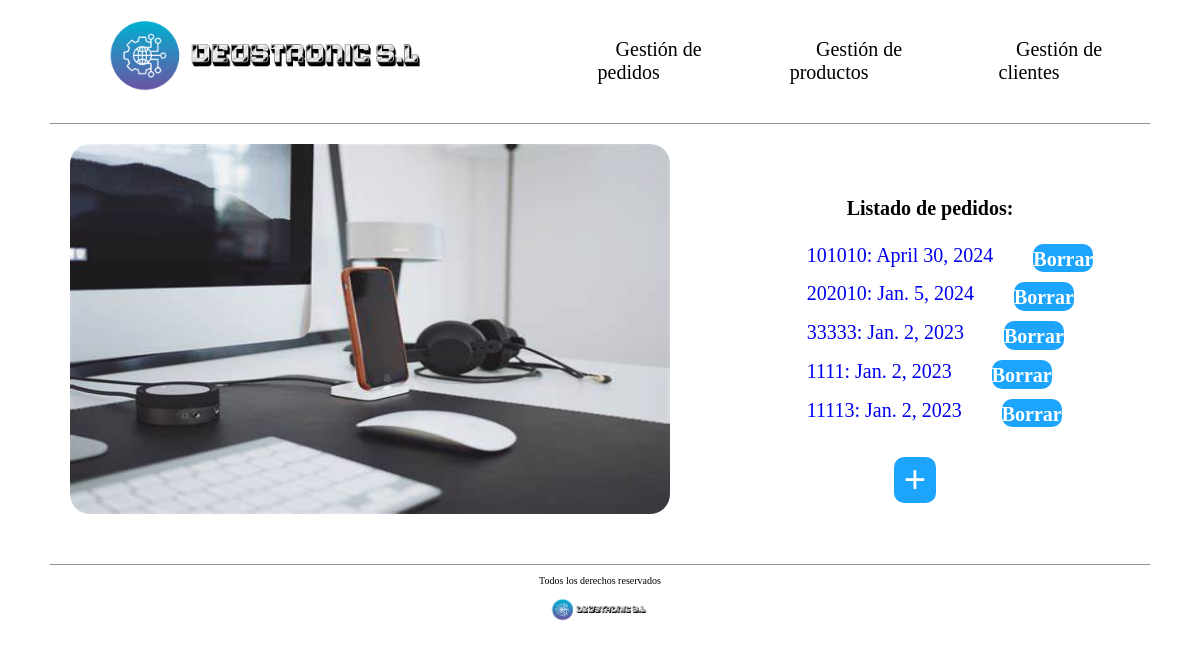
/empresaDjango/pedido/, run on the app's committed database.
### empresaDjango/models.py (models this page shows, shortened)
class Pedido(models.Model):
    cliente = models.ForeignKey(Cliente, on_delete=models.CASCADE)
    cod_pedido = models.CharField(max_length=10)
    fecha = models.DateField()
    precio_total = models.IntegerField(default=0)

### empresaDjango/views.py (the view)
# urls.py: path('pedido/', views.index_pedido, name='index_ped'),
def index_pedido(request):
    pedidos = Pedido.objects.all()
    return render(request, 'index_pedido.html', {'listado_pedidos' : pedidos})

### empresaDjango/templates/index_pedido.html (shortened to what this page needs)
{% load static %}
<!DOCTYPE html>
<html lang="es">
<head>
    <link rel="stylesheet" href="{% static 'css/styles.css'%}" />
    <link rel="stylesheet" href="{% static 'css/normalize.css'%}" />
</head>
<body>
    <header>
        <div class="navegacion">
            <nav class="nav-principal">
                <a href="{% url 'index_ped' %}">
                  <img src="{% static 'images/DEUSTRONIC.png' %}" alt="Logo Tienda" />
                </a>
                <ul class="elementos-navegacion">
                  <li>
                    <a href="{% url 'index_ped' %}">Gestión de pedidos</a>
                  </li>
                  <li>
                    <a href="{% url 'index_pro' %}">Gestión de productos</a>
                  </li>
                  <li>
                    <a href="{% url 'index_cli' %}">Gestión de clientes</a>
                  </li>
                </ul>
            </nav>
        </div>
    </header>
     <main>
        <div class="contenedor-principal-index">
            <div class="parte-izquierda">
                <img src="{% static 'images/Escritorio.jpeg'%}" alt="Foto con artículos tecnológicos en un escritorio" />
            </div>
            <div class="parte-derecha">
            <h1>Listado de pedidos:</h1>
                <ul>
                    {% for p in listado_pedidos %}
                    <li class="listados">
                        <a href="{% url 'detail_ped' p.cod_pedido %}">
                        {{ p.cod_pedido }}: {{ p.fecha }}  <div class="boton_borrar"> <a  href="{% url 'borrar_pedido' p.cod_pedido %}"> Borrar </a> </div>
                        </a>
                    </li>
                    {% endfor %}
                </ul>
                <div class="boton_crear_pedidos">
                        <a  href="{% url 'pedido_create' %}"> + </a>
                </div>
            </div>
        </div>
     </main>
    <footer>
        <div class="contenido-footer">
            <p class="copyright">Todos los derechos reservados</p>
            <img src="{% static 'images/DEUSTRONIC.png'%}" alt="Logo Tienda" />
        </div>
    </footer>
</body>
</html>

### empresaDjango/static/css/styles.css (style rules this page uses)
html { box-sizing: border-box; font-size: 62.5%; background-color: white; }
a { text-decoration: none; }
.nav-principal { display: flex; flex-direction: row; align-items: center; padding: 1rem; border-bottom: 1px solid #2e2c2c83; margin: 0 5rem 0 5rem; }
.nav-principal img { height: 10rem; }
.nav-principal a { color: rgb(0, 0, 0); margin-left: 3rem; margin-right: 3rem; text-align: center; }
.nav-principal li { text-align: center; }
.elementos-navegacion { list-style: none; display: flex; justify-content: space-between; align-items: center; font-size: 2rem; padding: 0rem; margin-left: 7rem; }
.contenedor-principal-index { margin: 2rem 5rem 2rem 5rem; display: grid; min-height: 40rem; grid-template-columns: 60% 40%; }
.parte-izquierda { margin-left: 2rem; }
.parte-izquierda img { border-radius: 2rem; width: 60rem; height: 37em; }
.parte-derecha { display: flex; flex-direction: column; align-items: center; justify-content: center; }
.listados { font-size: 2rem; margin-bottom: 1rem; display: flex; }
.boton_crear_pedidos { font-size: 4rem; font-weight: bolder; background-color: #1DA5FE; border-radius: 1rem; margin-left: 3rem; margin-right: 6rem; margin-top: 1rem; }
.boton_crear_pedidos a { color: white; margin-left: 1rem; margin-right: 1rem; }
.boton_borrar { font-size: 2.5rem; font-weight: bolder; background-color: #1DA5FE; border-radius: 1rem; margin-left: 4rem; text-align: center; }
.boton_borrar a { color: white; font-size: 2rem; }
.contenido-footer { margin: 0 5rem 0 5rem; text-align: center; align-items: center; border-top: 1px solid #2e2c2c83; }
.contenido-footer img { height: 3rem; }

### data on the page
Pedido: cod_pedido "101010", fecha "April 30, 2024"
Pedido: cod_pedido "202010", fecha "Jan. 5, 2024"
Pedido: cod_pedido "33333", fecha "Jan. 2, 2023"
Pedido: cod_pedido "1111", fecha "Jan. 2, 2023"
Pedido: cod_pedido "11113", fecha "Jan. 2, 2023"
